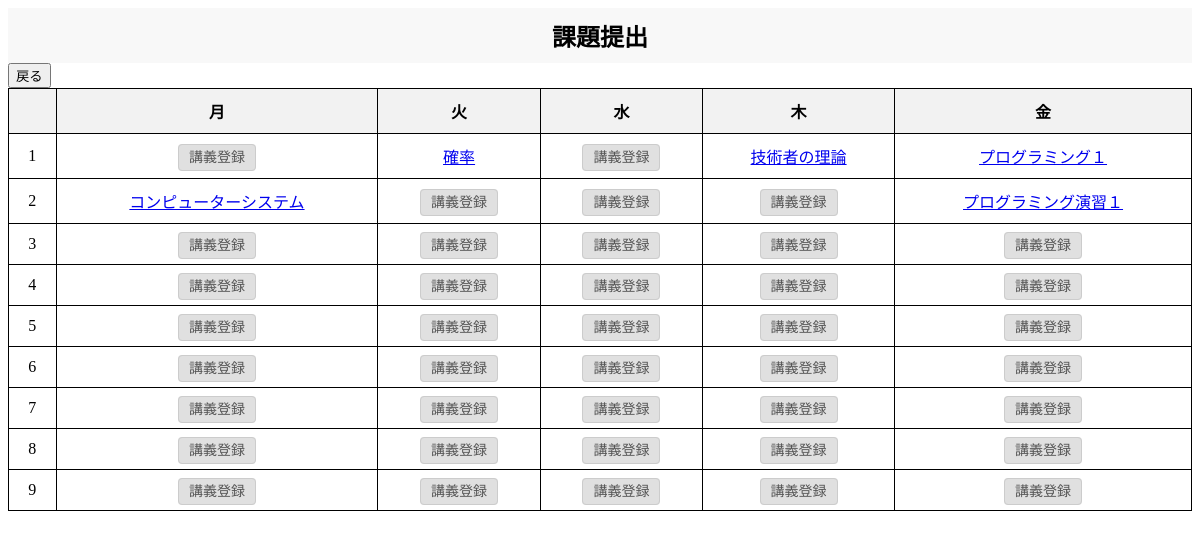
The app's page /new_homework with its own data.
### app.py (models this page shows)
class Chart(db.Model):
    __tablename__ = 'chart'
    time_id = db.Column(db.Integer, primary_key=True)
    lesson_id = db.Column(db.Integer, db.ForeignKey('lesson.lesson_id'), nullable=True)
    start_time = db.Column(db.String(120), nullable=True)
    finish_time = db.Column(db.String(120), nullable=True)
    day_of_week = db.Column(db.String(120))

class Lesson(db.Model):
    __tablename__ = 'lesson'
    lesson_id = db.Column(db.Integer, primary_key=True)
    name = db.Column(db.String(120))
    homework_name = db.Column(db.String(120), nullable=True)
    number_absence = db.Column(db.Integer)

### app.py (the view)
@app.route('/new_homework')
def new_homework():
    one = Chart.query.filter(Chart.time_id.in_([1, 10, 19, 28, 37])).all()
    two = Chart.query.filter(Chart.time_id.in_([2, 11, 20, 29, 38])).all()
    three = Chart.query.filter(Chart.time_id.in_([3, 12, 21, 30, 39])).all()
    four = Chart.query.filter(Chart.time_id.in_([4, 13, 22, 31, 40])).all()
    five = Chart.query.filter(Chart.time_id.in_([5, 14, 23, 32, 41])).all()
    six = Chart.query.filter(Chart.time_id.in_([6, 15, 24, 33, 42])).all()
    seven = Chart.query.filter(Chart.time_id.in_([7, 16, 25, 34, 43])).all()
    eight = Chart.query.filter(Chart.time_id.in_([8, 17, 26, 35, 44])).all()
    nine = Chart.query.filter(Chart.time_id.in_([9, 18, 27, 36, 45])).all()
    lessons = {lesson.lesson_id: lesson.name for lesson in Lesson.query.all()}
    return render_template('new_homework.html', one=one, two=two, three=three, four=four, five=five, six=six, seven=seven, eight=eight, nine=nine, lessons=lessons)

### app.py (called while the page is built)
@app.teardown_appcontext
def shutdown_scheduler(exception=None):
    if scheduler.running:
        scheduler.shutdown(wait=False)

### templates/new_homework.html (shortened to what this page needs)
<!DOCTYPE html>
<html lang="ja">
<head>
</head>
<body>
    <div class="header">課題提出</div>
    <input type="button" onclick="history.back()" value="戻る" class="delete-button" style="display:inline;">
    <table>
        <tr>
            <th></th>
            <th>月</th>
            <th>火</th>
            <th>水</th>
            <th>木</th>
            <th>金</th>
        </tr>
        <tr>
            <td>1</td>
            {% for on in one %}
            <td>
                {% if on.lesson_id %}
                    <a href="{{ url_for('new_homework_with_lesson_id', lesson_id=on.lesson_id) }}" class="btn btn-primary">{{ lessons[on.lesson_id] }}</a>
                {% else %}
                    <a href="{{ url_for('create_lesson', time_id=on.time_id) }}" class="muted-button">講義登録</a>
                {% endif %}
            </td>
            {% endfor %}
        </tr>
        <tr>
            <td>2</td>
            {% for tw in two %}
            <td>
                {% if tw.lesson_id %}
                    <a href="{{ url_for('new_homework_with_lesson_id', lesson_id=tw.lesson_id) }}" class="btn btn-primary">{{ lessons[tw.lesson_id] }}</a>
                {% else %}
                    <a href="{{ url_for('create_lesson', time_id=tw.time_id) }}" class="muted-button">講義登録</a>
                {% endif %}
            </td>
            {% endfor %}
        </tr>
        <tr>
            <td>3</td>
            {% for thr in three %}
            <td>
                {% if thr.lesson_id %}
                    <a href="{{ url_for('new_homework_with_lesson_id', lesson_id=thr.lesson_id) }}" class="btn btn-primary">{{ lessons[thr.lesson_id] }}</a>
                {% else %}
                    <a href="{{ url_for('create_lesson', time_id=thr.time_id) }}" class="muted-button">講義登録</a>
                {% endif %}
            </td>
            {% endfor %}
        </tr>
        <tr>
            <td>4</td>
            {% for forp in four %}
            <td>
                {% if forp.lesson_id %}
                    <a href="{{ url_for('new_homework_with_lesson_id', lesson_id=forp.lesson_id) }}" class="btn btn-primary">{{ lessons[forp.lesson_id] }}</a>
                {% else %}
                    <a href="{{ url_for('create_lesson', time_id=forp.time_id) }}" class="muted-button">講義登録</a>
                {% endif %}
            </td>
            {% endfor %}
        </tr>
        <tr>
            <td>5</td>
            {% for fiv in five %}
            <td>
                {% if fiv.lesson_id %}
                    <a href="{{ url_for('new_homework_with_lesson_id', lesson_id=fiv.lesson_id) }}" class="btn btn-primary">{{ lessons[fiv.lesson_id] }}</a>
                {% else %}
                    <a href="{{ url_for('create_lesson', time_id=fiv.time_id) }}" class="muted-button">講義登録</a>
                {% endif %}
            </td>
            {% endfor %}
        </tr>
        <tr>
            <td>6</td>
            {% for si in six %}
            <td>
                {% if si.lesson_id %}
                    <a href="{{ url_for('new_homework_with_lesson_id', lesson_id=si.lesson_id) }}" class="btn btn-primary">{{ lessons[si.lesson_id] }}</a>
                {% else %}
                    <a href="{{ url_for('create_lesson', time_id=si.time_id) }}" class="muted-button">講義登録</a>
                {% endif %}
            </td>
            {% endfor %}
        </tr>
        <tr>
            <td>7</td>
            {% for sev in seven %}
            <td>
                {% if sev.lesson_id %}
                    <a href="{{ url_for('new_homework_with_lesson_id', lesson_id=sev.lesson_id) }}" class="btn btn-primary">{{ lessons[sev.lesson_id] }}</a>
                {% else %}
                    <a href="{{ url_for('create_lesson', time_id=sev.time_id) }}" class="muted-button">講義登録</a>
                {% endif %}
            </td>
            {% endfor %}
        </tr>
        <tr>
            <td>8</td>
            {% for eig in eight %}
            <td>
                {% if eig.lesson_id %}
                    <a href="{{ url_for('new_homework_with_lesson_id', lesson_id=eig.lesson_id) }}" class="btn btn-primary">{{ lessons[eig.lesson_id] }}</a>
                {% else %}
                    <a href="{{ url_for('create_lesson', time_id=eig.time_id) }}" class="muted-button">講義登録</a>
                {% endif %}
            </td>
            {% endfor %}
        </tr>
        <tr>
            <td>9</td>
            {% for nin in nine %}
            <td>
                {% if nin.lesson_id %}
                    <a href="{{ url_for('new_homework_with_lesson_id', lesson_id=nin.lesson_id) }}" class="btn btn-primary">{{ lessons[nin.lesson_id] }}</a>
                {% else %}
                    <a href="{{ url_for('create_lesson', time_id=nin.time_id) }}" class="muted-button">講義登録</a>
                {% endif %}
            </td>
            {% endfor %}
        </tr>
    </table>
</body>
</html>

### templates/new_homework.html (style rules this page uses)
table { width: 100%; border-collapse: collapse; }
th, td { border: 1px solid black; text-align: center; padding: 10px; }
th { background-color: #f2f2f2; }
.header { background-color: #f8f8f8; padding: 10px; text-align: center; font-size: 24px; font-weight: bold; }
.muted-button { background-color: #e0e0e0; border: 1px solid #ccc; color: #555; cursor: pointer; font-size: 14px; text-decoration: none; padding: 5px 10px; border-radius: 4px; }

### records on screen
Lesson: name "確率"
Lesson: name "技術者の理論"
Lesson: name "プログラミング１"
Lesson: name "コンピューターシステム"
Lesson: name "プログラミング演習１"
